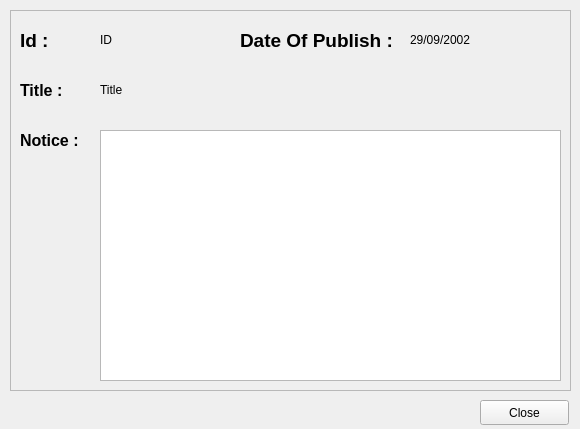
<?xml version="1.0" encoding="UTF-8"?>
<ui version="4.0">
 <class>Form</class>
 <widget class="QWidget" name="Form">
  <property name="geometry">
   <rect>
    <x>0</x>
    <y>0</y>
    <width>580</width>
    <height>429</height>
   </rect>
  </property>
  <property name="windowTitle">
   <string>Notice</string>
  </property>
  <widget class="QFrame" name="frame">
   <property name="geometry">
    <rect>
     <x>10</x>
     <y>10</y>
     <width>561</width>
     <height>381</height>
    </rect>
   </property>
   <property name="frameShape">
    <enum>QFrame::StyledPanel</enum>
   </property>
   <property name="frameShadow">
    <enum>QFrame::Raised</enum>
   </property>
   <widget class="QLabel" name="idLabel">
    <property name="geometry">
     <rect>
      <x>10</x>
      <y>10</y>
      <width>71</width>
      <height>41</height>
     </rect>
    </property>
    <property name="styleSheet">
     <string notr="true">font-size:14pt;
font-weight: bold;</string>
    </property>
    <property name="text">
     <string>&lt;html&gt;&lt;head/&gt;&lt;body&gt;&lt;p&gt;Id : &lt;/p&gt;&lt;/body&gt;&lt;/html&gt;</string>
    </property>
   </widget>
   <widget class="QLabel" name="titlelabel">
    <property name="geometry">
     <rect>
      <x>10</x>
      <y>60</y>
      <width>91</width>
      <height>41</height>
     </rect>
    </property>
    <property name="text">
     <string>&lt;html&gt;&lt;head/&gt;&lt;body&gt;&lt;p&gt;&lt;span style=&quot; font-size:12pt; font-weight:600;&quot;&gt;Title :&lt;/span&gt;&lt;/p&gt;&lt;/body&gt;&lt;/html&gt;</string>
    </property>
   </widget>
   <widget class="QLabel" name="noticeLabel">
    <property name="geometry">
     <rect>
      <x>10</x>
      <y>110</y>
      <width>91</width>
      <height>41</height>
     </rect>
    </property>
    <property name="text">
     <string>&lt;html&gt;&lt;head/&gt;&lt;body&gt;&lt;p&gt;&lt;span style=&quot; font-size:12pt; font-weight:600;&quot;&gt;Notice  :&lt;/span&gt;&lt;/p&gt;&lt;/body&gt;&lt;/html&gt;</string>
    </property>
   </widget>
   <widget class="QLabel" name="id">
    <property name="geometry">
     <rect>
      <x>90</x>
      <y>10</y>
      <width>91</width>
      <height>41</height>
     </rect>
    </property>
    <property name="text">
     <string>&lt;html&gt;&lt;head/&gt;&lt;body&gt;&lt;p&gt;ID&lt;/p&gt;&lt;/body&gt;&lt;/html&gt;</string>
    </property>
   </widget>
   <widget class="QLabel" name="title">
    <property name="geometry">
     <rect>
      <x>90</x>
      <y>60</y>
      <width>461</width>
      <height>41</height>
     </rect>
    </property>
    <property name="text">
     <string>&lt;html&gt;&lt;head/&gt;&lt;body&gt;&lt;p&gt;Title&lt;/p&gt;&lt;/body&gt;&lt;/html&gt;</string>
    </property>
   </widget>
   <widget class="QTextBrowser" name="notice">
    <property name="geometry">
     <rect>
      <x>90</x>
      <y>120</y>
      <width>461</width>
      <height>251</height>
     </rect>
    </property>
   </widget>
   <widget class="QLabel" name="dateLabel">
    <property name="geometry">
     <rect>
      <x>230</x>
      <y>10</y>
      <width>161</width>
      <height>41</height>
     </rect>
    </property>
    <property name="styleSheet">
     <string notr="true">font-size:14pt;
font-weight: bold;</string>
    </property>
    <property name="text">
     <string>&lt;html&gt;&lt;head/&gt;&lt;body&gt;&lt;p&gt;Date Of Publish :&lt;/p&gt;&lt;/body&gt;&lt;/html&gt;</string>
    </property>
   </widget>
   <widget class="QLabel" name="date">
    <property name="geometry">
     <rect>
      <x>400</x>
      <y>10</y>
      <width>151</width>
      <height>41</height>
     </rect>
    </property>
    <property name="text">
     <string>&lt;html&gt;&lt;head/&gt;&lt;body&gt;&lt;p&gt;29/09/2002&lt;/p&gt;&lt;/body&gt;&lt;/html&gt;</string>
    </property>
   </widget>
  </widget>
  <widget class="QPushButton" name="closeButton">
   <property name="geometry">
    <rect>
     <x>480</x>
     <y>400</y>
     <width>89</width>
     <height>25</height>
    </rect>
   </property>
   <property name="text">
    <string>Close</string>
   </property>
  </widget>
 </widget>
 <resources/>
 <connections/>
</ui>
